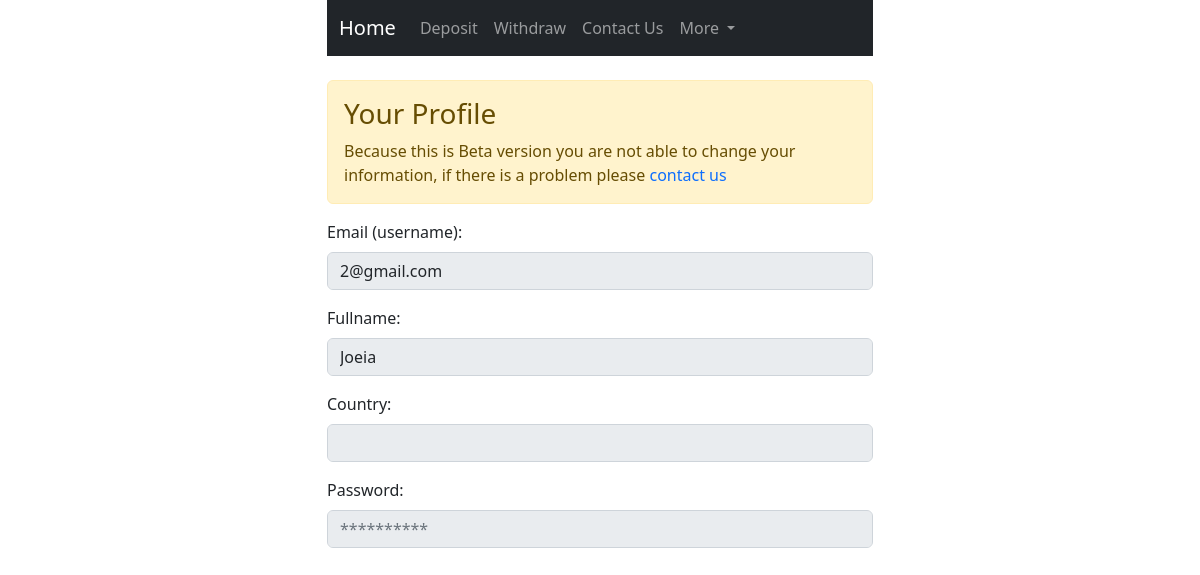
Before: /profile (signed in) with the older database file.
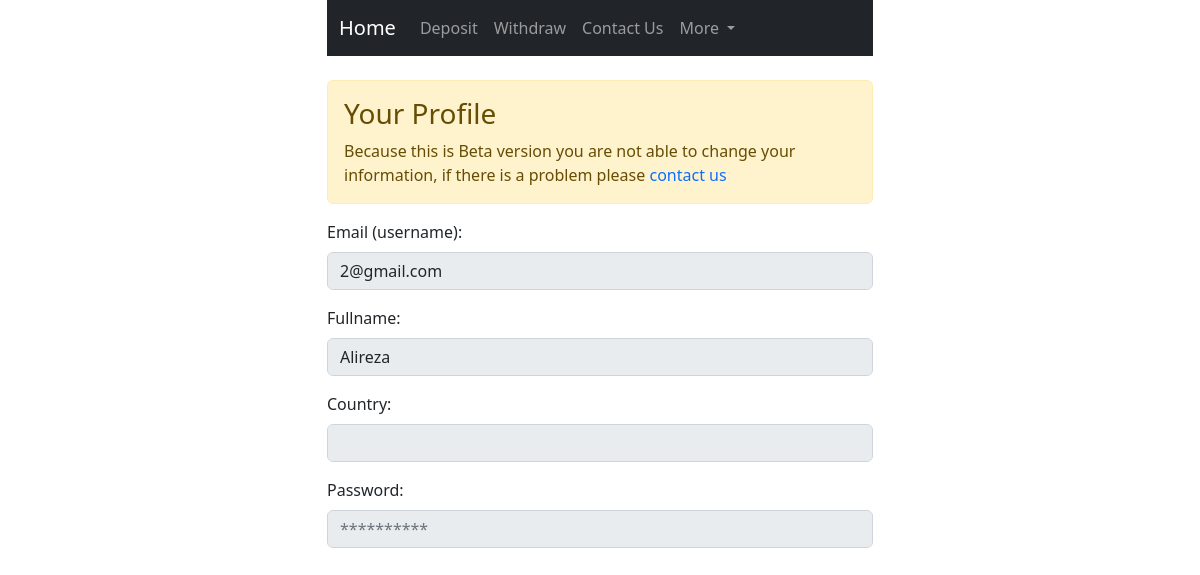
After: the same page with the newer database file.
### users/models.py (models this page shows, shortened)
class User(AbstractBaseUser):
    email = models.EmailField(verbose_name='Email', max_length=60, unique=True)
    username = models.CharField(max_length=30, unique=True)
    fullname = models.CharField(max_length=30, null=True, default='default')
    country = CountryField(null=True, default='US')
    phone_number = PhoneNumberField(unique=True, null=True, default='+19993335577')
    date_joined = models.DateTimeField(verbose_name='Date Joined', auto_now_add=True)
    last_login = models.DateTimeField(verbose_name='Last login', auto_now=True)
    is_active = models.BooleanField(default=True)
    is_admin = models.BooleanField(default=False)
    is_staff = models.BooleanField(default=False)
    is_superuser = models.BooleanField(default=False)
    hide_email = models.BooleanField(default=True)
    objects = UserManager()
    USERNAME_FIELD = 'email'
    REQUIRED_FIELDS = ['username', ]

### users/views.py (the view)
# urls.py: path('profile', profile, name='profile'),
@login_required(login_url='/login')
def profile(request):
    profile_form = ProfileForm(request.POST or None, initial={'email': request.user.email,
                                                              'fullname': request.user.fullname})
    if request.method == "POST":
        if profile_form.is_valid():
            pass
    context = {
        'profile_form': profile_form,
    }
    return render(request, 'users/profile.html', context)

### users/forms.py
class ProfileForm(forms.Form):
    email = forms.EmailField(widget=forms.EmailInput(
        attrs={
            'placeholder': 'example@gmail.com',
            'name': 'email',
            'id': 'email',
            'class': 'form-control',
        }
    ), disabled=True)
    fullname = forms.CharField(widget=forms.TextInput(
        attrs={
            'placeholder': 'Brad Pit',
            'name': 'fullname',
            'id': 'fullname',
            'class': 'form-control'
        }
    ), validators=[validators.MinLengthValidator(3), validators.MaxLengthValidator(25), ], disabled=True)
    password = forms.CharField(widget=forms.PasswordInput(
        attrs={
            'placeholder': '**********',
            'name': 'password',
            'id': 'password',
            'class': 'form-control'
        }
    ), disabled=True, required=False)

### templates/users/profile.html (shortened to what this page needs)
{% extends 'shared/base.html' %}
{% load countries %}
{% load static %}
{% load widget_tweaks %}
{% block content %}
    <br>
    <div class="alert alert-warning">
        <h3 class="alert-heading">Your Profile</h3>
        Because this is Beta version you are not able to change your information, if there is a
        problem please <a href="{% url 'core:contact' %}">contact us</a>
    </div>
    <div class="mb-3">
        <label for="{{ profile_form.email.id_for_label }}" class="form-label">Email (username): </label>
        {{ profile_form.email|add_error_class:"is-invalid" }}
    </div>
    <div class="mb-3">
        <label for="{{ profile_form.fullname.id_for_label }}" class="form-label">Fullname: </label>
        {{ profile_form.fullname|add_error_class:"is-invalid" }}
    </div>
    <div class="mb-3">
        <label for="country" class="form-label">Country: </label>
        <select name="country" id="country" class="form-control" aria-label="Default select example" disabled>
            {% get_countries as countries %}
        </select>
    </div>
    <div class="mb-3">
        <label for="{{ profile_form.password.id_for_label }}" class="form-label">Password: </label>
        {{ profile_form.password|add_error_class:"is-invalid" }}
    </div>
{% endblock %}

Changed rows visible on the page:
changed User "2@gmail.com": fullname "Joeia" → "Alireza"
